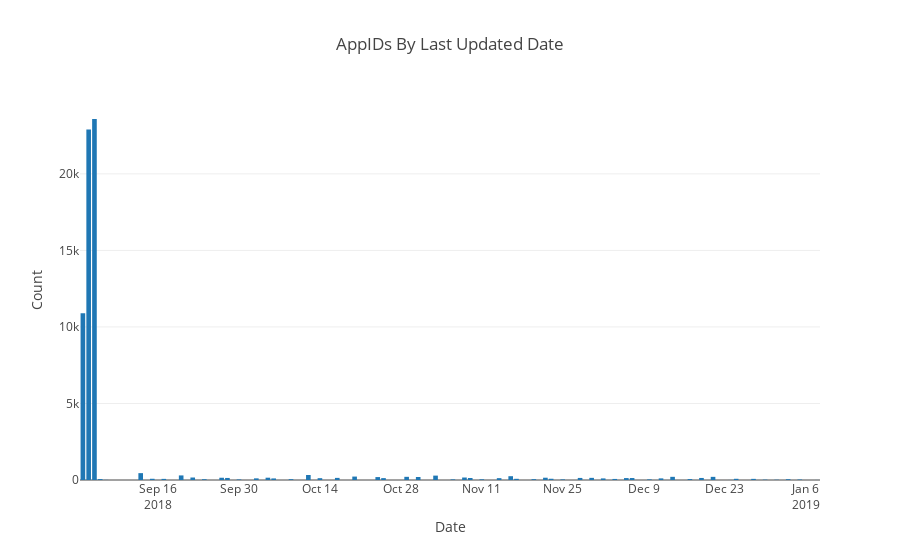

Source (notebook cell):
### Markdown cell above
## Large numbers of old AppID entries means `refreshsteam.py` needs to be run.  This excludes consistently failed appids.

### Code cell
# https://plot.ly/python/bar-charts/

data = [Bar(
        x=grouped_df['updated_date'],
        y=grouped_df['count']
    )]

layout = Layout(
        title='AppIDs By Last Updated Date',
        xaxis=dict(
            title='Date'
        ),
        yaxis=dict(
            title='Count'
        )
    )

fig = Figure(data=data, layout=layout)

iplot(fig)

### Figure 1 — Plotly figure (JSON) as saved in the notebook; plotly's stock layout.template omitted (floating-point values rounded to 4 significant figures)
{"data": [{"type": "bar", "uid": "c2c6e273-927a-4af6-af07-fafcea60fb5a", "x": ["2018-09-03", "2018-09-04", "2018-09-05", "2018-09-06", "2018-09-07", "2018-09-08", "2018-09-09", "2018-09-10", "2018-09-11", "2018-09-12", "2018-09-13", "2018-09-14", "2018-09-15", "2018-09-16", "2018-09-17", "2018-09-18", "2018-09-19", "2018-09-20", "2018-09-21", "2018-09-22", "2018-09-23", "2018-09-24", "2018-09-25", "2018-09-26", "2018-09-27", "2018-09-28", "2018-09-29", "2018-09-30", "2018-10-01", "2018-10-02", "2018-10-03", "2018-10-04", "2018-10-05", "2018-10-06", "2018-10-07", "2018-10-08", "2018-10-09", "2018-10-10", "2018-10-11", "2018-10-12", "2018-10-13", "2018-10-14", "2018-10-15", "2018-10-16", "2018-10-17", "2018-10-18", "2018-10-19", "2018-10-20", "2018-10-21", "2018-10-22", "2018-10-23", "2018-10-24", "2018-10-25", "2018-10-26", "2018-10-27", "2018-10-28", "2018-10-29", "2018-10-30", "2018-10-31", "2018-11-01", "2018-11-02", "2018-11-03", "2018-11-04", "2018-11-05", "2018-11-06", "2018-11-07", "2018-11-08", "2018-11-09", "2018-11-10", "2018-11-11", "2018-11-12", "2018-11-13", "2018-11-14", "2018-11-15", "2018-11-16", "2018-11-17", "2018-11-18", "2018-11-19", "2018-11-20", "2018-11-21", "2018-11-22", "2018-11-23", "2018-11-24", "2018-11-25", "2018-11-26", "2018-11-27", "2018-11-28", "2018-11-29", "2018-11-30", "2018-12-01", "2018-12-02", "2018-12-03", "2018-12-04", "2018-12-05", "2018-12-06", "2018-12-07", "2018-12-08", "2018-12-09", "2018-12-10", "2018-12-11", "2018-12-12", "2018-12-13", "2018-12-14", "2018-12-15", "2018-12-16", "2018-12-17", "2018-12-18", "2018-12-19", "2018-12-20", "2018-12-21", "2018-12-22", "2018-12-23", "2018-12-24", "2018-12-25", "2018-12-26", "2018-12-27", "2018-12-28", "2018-12-29", "2018-12-30", "2018-12-31", "2019-01-01", "2019-01-02", "2019-01-03", "2019-01-04", "2019-01-05", "2019-01-06", "2019-01-07", "2019-01-08"], "y": [10895, 22905, 23586, 60, 9, 0, 0, 0, 0, 0, 448, 0, 80, 0, 73, 0, 0, 299, 0, 163, 0, 51, 0, 0, 147, 134, 0, 36, 0, 0, 108, 0, 150, 103, 0, 0, 54, 0, 0, 326, 0, 119, 0, 0, 138, 0, 0, 224, 0, 0, 0, 191, 123, 0, 0, 0, 208, 0, 195, 0, 0, 287, 0, 0, 39, 0, 162, 131, 0, 45, 0, 0, 121, 0, 248, 77, 0, 0, 55, 0, 149, 81, 0, 38, 0, 0, 135, 0, 140, 0, 104, 0, 69, 0, 126, 129, 0, 0, 40, 0, 105, 0, 207, 0, 0, 61, 0, 133, 0, 206, 0, 0, 3, 79, 0, 0, 74, 0, 24, 0, 18, 0, 51, 0, 32, 2, 0, 3]}], "layout": {"title": {"text": "AppIDs By Last Updated Date"}, "xaxis": {"title": {"text": "Date"}}, "yaxis": {"title": {"text": "Count"}}}}
